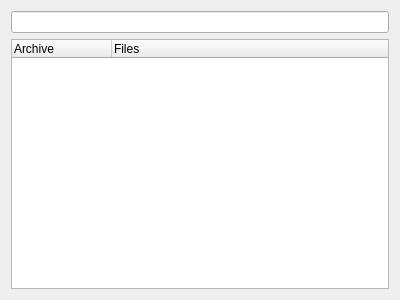
<?xml version="1.0" encoding="UTF-8"?>
<ui version="4.0">
 <class>ArchivesWidget</class>
 <widget class="QWidget" name="ArchivesWidget">
  <property name="geometry">
   <rect>
    <x>0</x>
    <y>0</y>
    <width>400</width>
    <height>300</height>
   </rect>
  </property>
  <property name="windowTitle">
   <string>Form</string>
  </property>
  <layout class="QGridLayout" name="gridLayout">
   <item row="0" column="0">
    <widget class="KTreeWidgetSearchLine" name="m_treeWidgetSearchLine">
     <property name="enabled">
      <bool>true</bool>
     </property>
    </widget>
   </item>
   <item row="1" column="0">
    <widget class="QTreeWidget" name="m_treeWidget">
     <column>
      <property name="text">
       <string>Archive</string>
      </property>
     </column>
     <column>
      <property name="text">
       <string>Files</string>
      </property>
     </column>
    </widget>
   </item>
  </layout>
 </widget>
 <customwidgets>
  <customwidget>
   <class>KLineEdit</class>
   <extends>QLineEdit</extends>
   <header>klineedit.h</header>
  </customwidget>
  <customwidget>
   <class>KTreeWidgetSearchLine</class>
   <extends>KLineEdit</extends>
   <header>ktreewidgetsearchline.h</header>
  </customwidget>
 </customwidgets>
 <resources/>
 <connections/>
</ui>
